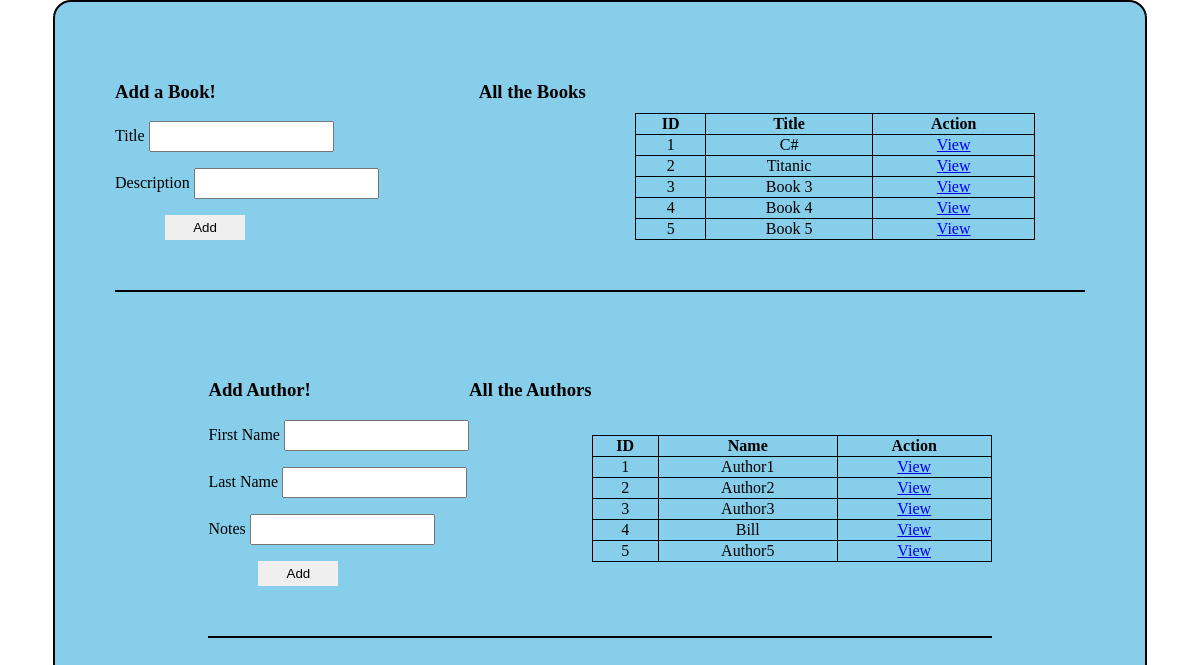
Before: / with the older database file.
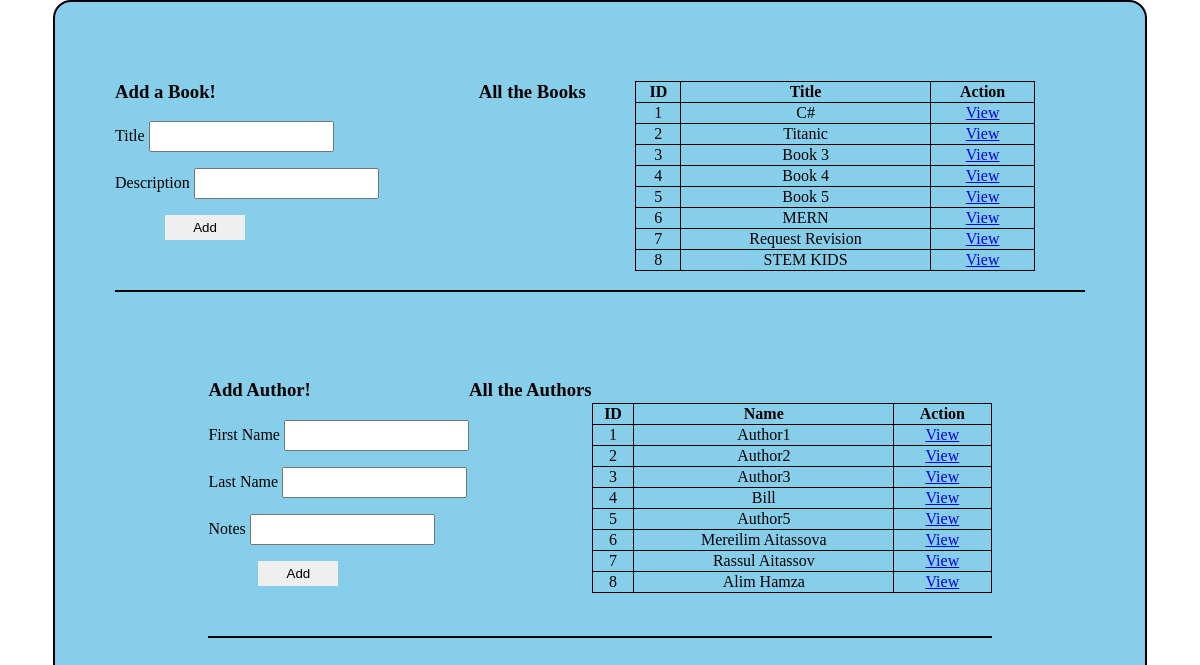
After: the same page with the newer database file.
### books_auths_app/models.py (models this page shows, shortened)
class Book(models.Model):
    title = models.CharField(max_length=255)
    desc = models.TextField()
    created_at = models.DateTimeField(auto_now_add=True)
    updated_at = models.DateTimeField(auto_now=True)

class Author(models.Model):
    first_name = models.CharField(max_length=255)
    last_name = models.CharField(max_length=255)
    notes= models.TextField()
    books = models.ManyToManyField(Book, related_name="authors")
    created_at = models.DateTimeField(auto_now_add=True)
    updated_at = models.DateTimeField(auto_now=True)

### books_auths_app/views.py (the view)
# urls.py: path('', views.index),
def index(request):
    context={
        'all_books': Book.objects.all(),
        'all_authors': Author.objects.all()
    }
    return render(request, 'index.html', context)

### books_auths_app/templates/index.html (shortened to what this page needs)
<!DOCTYPE html>
<html lang="en">
<head>
    {% load static %}
    <link rel="stylesheet" href="{% static 'css/style.css' %}">
</head>
<body>
    <div id="container">
        <div id="ninjas_dojos">
            <form id="formdojo" action="/book/create" method="POST">
                <h3>Add a Book!</h3>
                <p><label for="title">Title
                        <input type="text" name="title"></label></p>
                <p><label for="desc">Description
                        <input type="text" name="desc"></label></p>
                        <button type="submit">Add</button>
            </form>
            <h3>All the Books</h3>
            <table>
                <thead>
                <tr>
                <th>ID</th>
                <th>Title</th>
                <th>Action</th>
                </tr>
                </thead>
                <tbody>
                {% for book in all_books %}
                <tr>
                <td>{{book.id}}</td>
                <td>{{book.title}}</td>
                <td><a href="/book_dets/{{ book.id }}">View</a></td>
                </tr>
                {% endfor %}
                </tbody>
            </table>
        </div>
<br>
<div id = all>
    <div id="ninjas_dojos">
            <form id="formninja" action="/author/create" method="POST">
                <h3>Add Author!</h3>
                <p><label for="first_name">First Name
                        <input type="text" name="first_name"></label></p>
                <p><label for="last_name">Last Name
                        <input type="text" name="last_name"></label></p>
                <p><label for="notes">Notes</label>
                    <input type="text" name="notes"></label></p>
                <button type="submit">Add</button>
            </form>
            <h3>All the Authors</h3>
                <table>
                    <thead>
                    <tr>
                    <th>ID</th>
                    <th>Name</th>
                    <th>Action</th>
                    </tr>
                    </thead>
                    <tbody>
                    {% for author in all_authors %}
                    <tr>
                    <td>{{author.id}}</td>
                    <td>{{author.first_name}} {{author.last_name}}</td>
                    <td><a href="/author_dets/{{ author.id }}">View</a></td>
                    </tr>
                    {% endfor %}
                    </tbody>
                </table>
    </div>
</div>
</div>
</body>
</html>

### books_auths_app/static/css/style.css (style rules this page uses)
body { margin: 0 auto; }
#container { width: 970px; margin: 0 auto; background-color:skyblue; padding: 60px; border: 2pt solid black; border-radius: 18px; }
#ninjas_dojos { display: flex; justify-content: center; margin-bottom: 50px; border-bottom: 2px solid black; }
input { height: 25px; }
button { margin-bottom: 50px; margin-left: 50px; width : 80px; height: 25px; border-style: none; }
#formdojo { margin-right: 100px; }
#all { display: flex; justify-content: center; margin-bottom: 50px; }
table, th, td, tr { border: 1px solid black; border-collapse: collapse; }
table { text-align: center; width:400px; margin: auto; }

Changed rows visible on the page:
added Book: id "6", title "MERN"
added Book: id "7", title "Request Revision"
added Book: id "8", title "STEM KIDS"
added Author: id "6", first_name "Mereilim", last_name "Aitassova"
added Author: id "7", first_name "Rassul", last_name "Aitassov"
added Author: id "8", first_name "Alim", last_name "Hamza"
